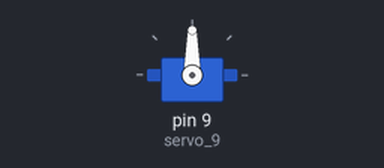
A sketch run on a simulated Arduino Uno, built with avr-gcc and run on an emulated ATmega328P. Parts: servo.

Above: at 0.05 s.
At 10.0 s:
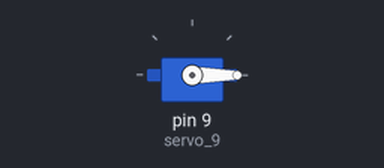
Timing chart, 0 to 13.0 s (numbered marks = the images above):
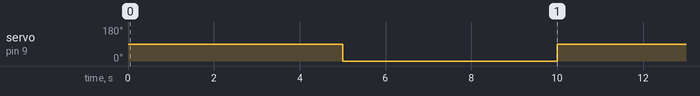

Measured:
- by itself, servo on pin 9 (servo_9): alternates 90° for 5.0 s and 0° for 5.0 s

The sketch:

servo9.ino
```cpp
#include <Servo.h>
Servo servo_9;
void setup() {
  // put your setup code here, to run once:
  servo_9.attach(9);
  Serial.begin(9600);
}

void loop() {
  // put your main code here, to run repeatedly:
  servo_9.write(90);
  delay(5000); // Wait for 5000 millisecond(s)
  servo_9.write(0);
  delay(5000); // Wait for 5000 millisecond(s)
}
```
